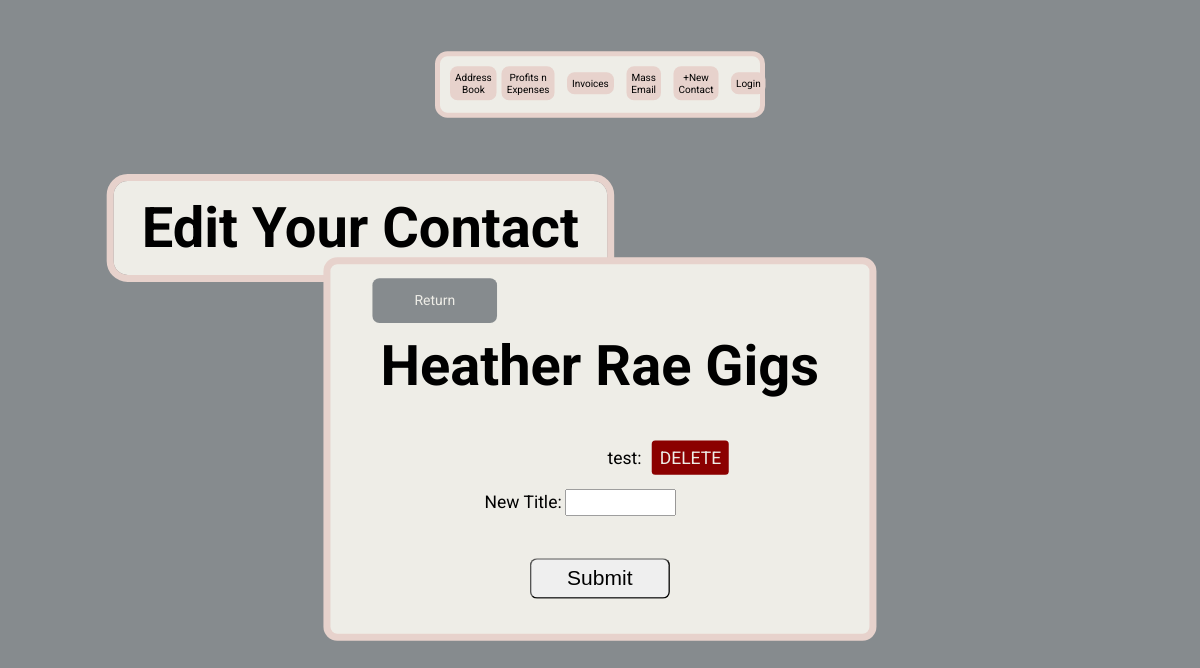
Page /add-title/2 on the earlier database version.
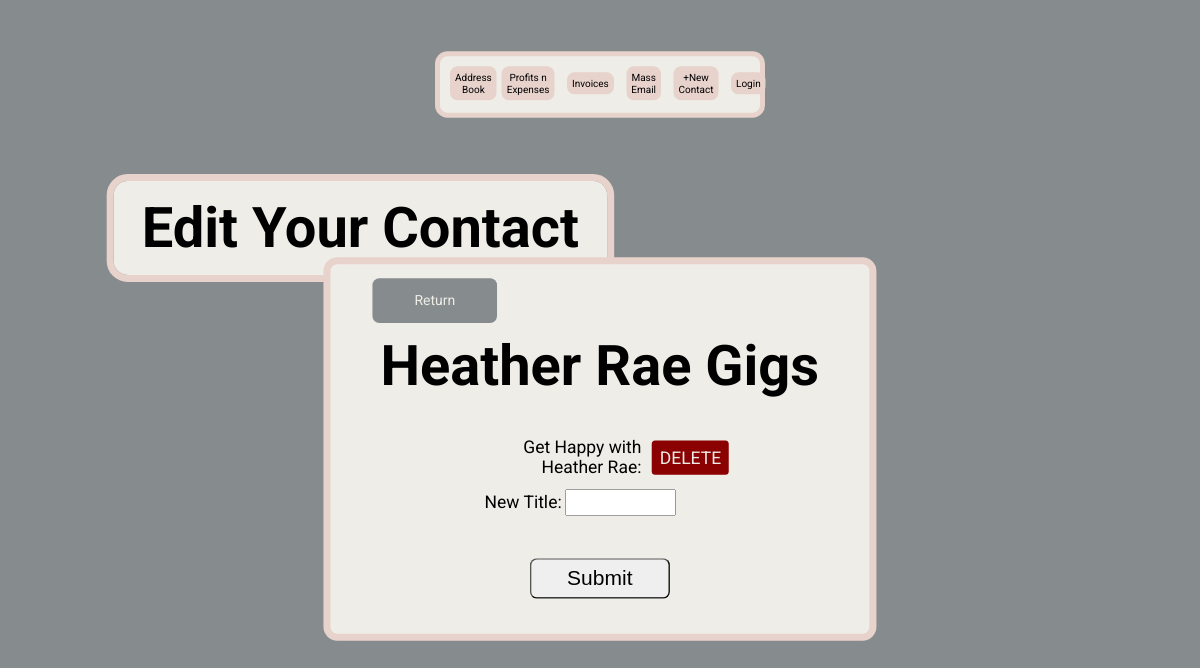
Same page on the later database version.
### main.py (models this page shows)
class PerformanceTitle(db.Model):
    __tablename__ = 'performance_title'
    id = db.Column(db.Integer, primary_key=True)
    title = db.Column(db.String(250), nullable=False)

### main.py (the view, shortened to what this page needs)
@app.route('/add-title/<int:id>', methods=['GET', 'POST'])
def add_title(id):
    form = AddTitleForm()
    titles = PerformanceTitle.query.all()
    return render_template('add-title.html', form=form, id=id, titles=titles)

### form.py
class AddTitleForm(FlaskForm):
    title = StringField('Title')
    submit = SubmitField('Submit')

### templates/add-title.html (shortened to what this page needs)
{% include "header.html" %}
{% import "bootstrap/wtf.html" as wtf %}
<body>
    <h1 class="gigs editGigs">Edit Your Contact</h1>
    <form method="POST" action="{{ url_for('add_title', id=id) }}">
        <div class="formContainerColumn">
            <div class="returnContainer">
                <a href="{{ url_for('invoice_form', id=id) }}">Return</a>
            </div>
            <h1 class="contactH1">Heather Rae Gigs</h1>
            <div class="formContainer">
                {% for title in titles %}
                    <div class="formRow centerRow">
                        <label class="leftItem">{{ title.title }}:</label>
                        <a class="delete" href="{{ url_for('delete_data', id=id, field='title', data=title.id) }}">DELETE</a>
                    </div>
                {% endfor %}
                <div class="formRow">
                    <label class="leftItem">New Title:</label>
                    {{ form.title(class_='inputField') }}
                </div>
            {{ form.submit(class_='submitButton') }}
        </div>
    </form>
</body>
</html>

Differences in the rows shown:
removed PerformanceTitle: title "test"
added PerformanceTitle: title "Get Happy with Heather Rae"
